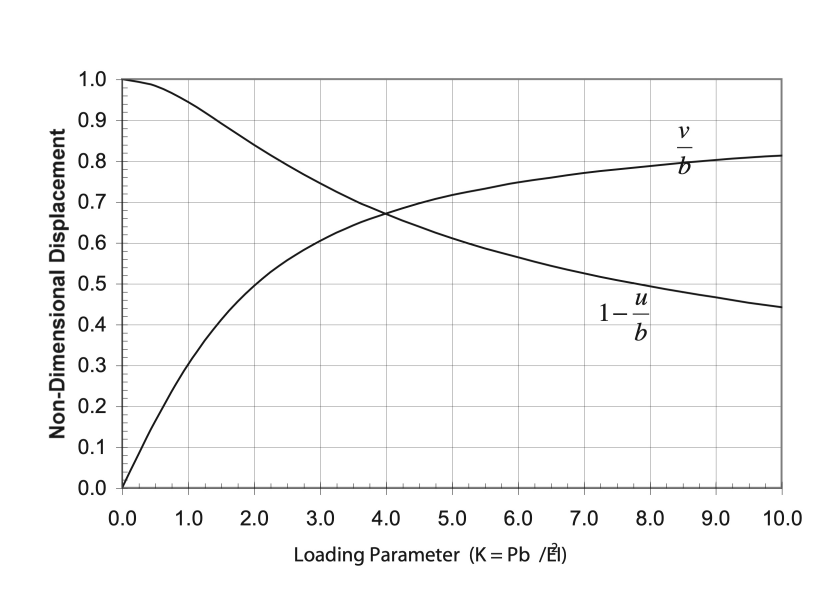
#> input picture AutoChart/auto_chart/original_image2.jpg, 2504 x 1826 px (shown at 1/3 size)
$ python -i extract_Image.py   (imports and definitions only)
#> lines starting #> are read from the running program, lines starting #| are printed output that depends on the picture; after the words box and inside, x2 and y2 are one past the last pixel; in counts of white or black regions, pixels touching at a corner belong together
import fitz  # PyMuPDF
import cv2
import numpy as np
import os
import io
from PIL import Image
import argparse
from pathlib import Path

# [40 lines left out: function pdf_to_images, not called in this run]

def detect_graphs_plots(image_path, output_dir, detection_dpi=35, dpi=200):
    """
    Detect and extract graphs/plots from an image using computer vision
    Two-pass approach: detect at low DPI, extract at high DPI

    Args:
        image_path (str): Path to the high-resolution image file
        output_dir (str): Directory to save extracted graphs
        detection_dpi (int): DPI to use for detection (lower for better accuracy)

    Returns:
        list: List of extracted graph image paths
    """
#> called with image_path = 'AutoChart/auto_chart/original_image2.jpg', output_dir = 'out.png', detection_dpi = 35, dpi = 200
    # Read high-resolution image
    img_high = cv2.imread(image_path)
#> img_high is the input picture: shape (1826, 2504, 3); min 14, max 255, mean 248.3
    if img_high is None:
        return []

    # Create low-resolution version for detection
    scale_factor = detection_dpi / 200  # Assuming original is 200 DPI
    new_width = int(img_high.shape[1] * scale_factor)
#> new_width = 438
    new_height = int(img_high.shape[0] * scale_factor)
#> new_height = 319
    img_low = cv2.resize(img_high, (new_width, new_height), interpolation=cv2.INTER_AREA)
    gray_low = cv2.cvtColor(img_low, cv2.COLOR_BGR2GRAY)

    extracted_graphs = []

    # Method 1: Detect rectangular regions (common for plots/graphs)
    # Apply edge detection on low-res image
    edges = cv2.Canny(gray_low, 30, 100, apertureSize=3)
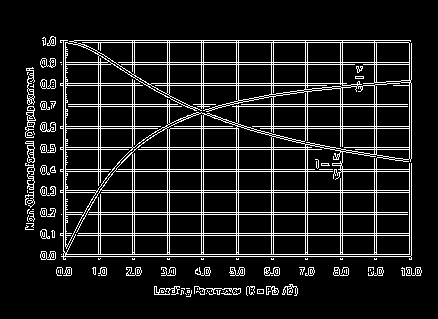
#> edges: shape (319, 438); 11.2% white in thin lines or dots, all inside (x1, y1, x2, y2) = (25, 36, 422, 297)

    # Dilate edges to connect nearby lines
    kernel = np.ones((2,2), np.uint8)
    dilated = cv2.dilate(edges, kernel, iterations=1)
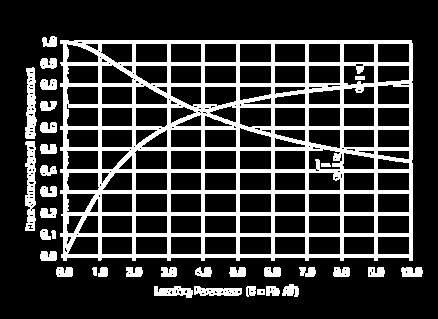
#> dilated: shape (319, 438); 22.5% white; 35 white regions

    # Find contours
    contours, _ = cv2.findContours(dilated, cv2.RETR_EXTERNAL, cv2.CHAIN_APPROX_SIMPLE)
#> contours = 33 contours; largest, box (x1, y1, x2, y2) and area: (60, 40, 413, 261) 75917, (25, 141, 36, 231) 660, (25, 67, 37, 139) 540, (194, 286, 242, 296) 314, (154, 286, 193, 298) 278

    # Filter contours by area and aspect ratio (typical for graphs)
    min_area = (img_low.shape[0] * img_low.shape[1]) * 0.02  # At least 2% of image
#> min_area = 2794.4
    max_area = (img_low.shape[0] * img_low.shape[1]) * 0.7   # At most 70% of image
#> max_area = 97805.4

    graph_candidates = []

    for i, contour in enumerate(contours):
        area = cv2.contourArea(contour)

        if min_area < area < max_area:
            # Get bounding rectangle
            x, y, w, h = cv2.boundingRect(contour)

            # Check aspect ratio (graphs are usually wider than tall)
            aspect_ratio = w / h

            # Filter by size and aspect ratio - more restrictive for low DPI
            if w > 20 and h > 20 and 0.3 < aspect_ratio < 4:
                # Check if region contains graph-like features
                if is_likely_graph(gray_low[y:y+h, x:x+w]):
                    graph_candidates.append((x, y, w, h, area))
#> this loop made 33 passes
#> (area, x, y, aspect_ratio, horizontal_score in is_likely_graph, vertical_score in is_likely_graph) on pass 32: (75917, 60, 40, 1.6, 1, 1)
#> area on passes 2 to 7: 98.5, 78.5, 314.5, 277.5, 127.5, 159
#> after the loop, graph_candidates = [(60, 40, 353, 221, 75917)]

    # Sort by area (largest first) and take top candidates
    graph_candidates.sort(key=lambda x: x[4], reverse=True)

    # Method 2: Look for grid patterns (common in graphs)
    # Detect horizontal and vertical lines with smaller kernels for low DPI
    horizontal_kernel = cv2.getStructuringElement(cv2.MORPH_RECT, (15, 1))
    vertical_kernel = cv2.getStructuringElement(cv2.MORPH_RECT, (1, 15))

    horizontal_lines = cv2.morphologyEx(gray_low, cv2.MORPH_OPEN, horizontal_kernel)
    vertical_lines = cv2.morphologyEx(gray_low, cv2.MORPH_OPEN, vertical_kernel)

    # Combine horizontal and vertical lines
    grid_lines = cv2.addWeighted(horizontal_lines, 0.5, vertical_lines, 0.5, 0)

    # Find regions with grid patterns
    grid_contours, _ = cv2.findContours(grid_lines, cv2.RETR_EXTERNAL, cv2.CHAIN_APPROX_SIMPLE)
#> grid_contours = [[[0, 0], [0, 318], [437, 318], [437, 0]]]

    for contour in grid_contours:
        area = cv2.contourArea(contour)
        if area > min_area:
            x, y, w, h = cv2.boundingRect(contour)
            if w > 20 and h > 20:
                # Check if it's actually a graph, not just text with lines
                region = gray_low[y:y+h, x:x+w]
                if is_likely_graph(region):
                    graph_candidates.append((x, y, w, h, area))
#> this loop made 1 pass
#> (contour, area, x, y, horizontal_score in is_likely_graph, vertical_score in is_likely_graph) on pass 1: ([[0, 0], [0, 318], [437, 318], [437, 0]], 138966, 0, 0, 1, 1)
#> pass 1, in is_likely_graph (call 2), `vertical_lines = cv2.morphologyEx(gray_region, cv2.MORPH_OPEN, vertica..`:
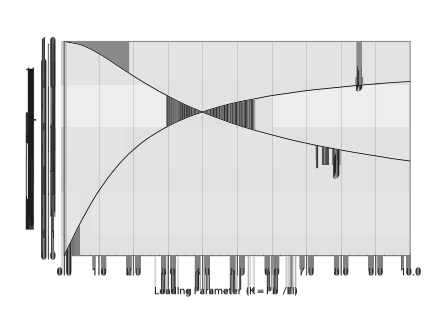
#> vertical_lines: shape (319, 438); min 24, max 255, mean 226.3
#> pass 1, in is_likely_graph (call 2), `num_labels, labels, stats, centroids = cv2.connectedComponentsWithStat..`:
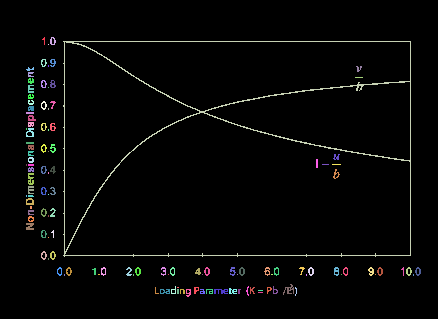
#> labels: shape (319, 438) int32; 125 distinct labels, from 0 to 124; one colour per label, 0 black
#> after the loop, graph_candidates = [(60, 40, 353, 221, 75917), (0, 0, 438, 319, 138966)]

    # Remove duplicates and overlapping regions
    final_candidates = []
    for candidate in graph_candidates:
        x, y, w, h, area = candidate
        is_duplicate = False

        for existing in final_candidates:
            ex, ey, ew, eh, _ = existing

            # Check for significant overlap
            overlap_x = max(0, min(x + w, ex + ew) - max(x, ex))
            overlap_y = max(0, min(y + h, ey + eh) - max(y, ey))
            overlap_area = overlap_x * overlap_y

            if overlap_area > 0.3 * min(w * h, ew * eh):
                is_duplicate = True
                break

        if not is_duplicate:
            final_candidates.append(candidate)
#> this loop made 2 passes
#> after the loop, final_candidates = [(60, 40, 353, 221, 75917)]

    # Convert coordinates back to high-resolution image
    scale_up = 1 / scale_factor
    final_candidates_high_res = []

    for x, y, w, h, area in final_candidates:
        x_high = int(x * scale_up)
        y_high = int(y * scale_up)
        w_high = int(w * scale_up)
        h_high = int(h * scale_up)
        final_candidates_high_res.append((x_high, y_high, w_high, h_high, area))
#> this loop made 1 pass
#> (x, y, w, h, area, x_high, y_high, w_high) on pass 1: (60, 40, 353, 221, 75917, 342, 228, 2017)
#> after the loop, final_candidates_high_res = [(342, 228, 2017, 1262, 75917)]

    # Extract and save the detected graphs from high-resolution image
    page_name = os.path.splitext(os.path.basename(image_path))[0]

    for i, (x, y, w, h, _) in enumerate(final_candidates_high_res[:5]):  # Limit to top 5
        # Add some padding (scaled for high-res)
        padding = int(20 * scale_up)
        x = max(0, x - padding)
        y = max(0, y - padding)
        w = min(img_high.shape[1] - x, w + 2 * padding)
        h = min(img_high.shape[0] - y, h + 2 * padding)

        # Extract the region from high-resolution image
        extracted_region = img_high[y:y+h, x:x+w]

        # Final check: ensure extracted region is likely a graph
        gray_region = cv2.cvtColor(extracted_region, cv2.COLOR_BGR2GRAY)
        if is_likely_graph(gray_region):
            # Save extracted graph
            graph_filename = f"{page_name}_graph_{i+1}.png"
            graph_path = os.path.join(output_dir, graph_filename)
            cv2.imwrite(graph_path, extracted_region)

            extracted_graphs.append(graph_path)
            print(f"Extracted graph: {graph_filename}")
#> this loop made 1 pass
#> (x, y, padding, horizontal_score in is_likely_graph, vertical_score in is_likely_graph, num_labels in is_likely_graph) on pass 1: (228, 114, 114, 1, 1, 75)
#| Extracted graph: original_image2_graph_1.png
#> pass 1, in detect_graphs_plots, `extracted_region = img_high[y:y+h, x:x+w]`:
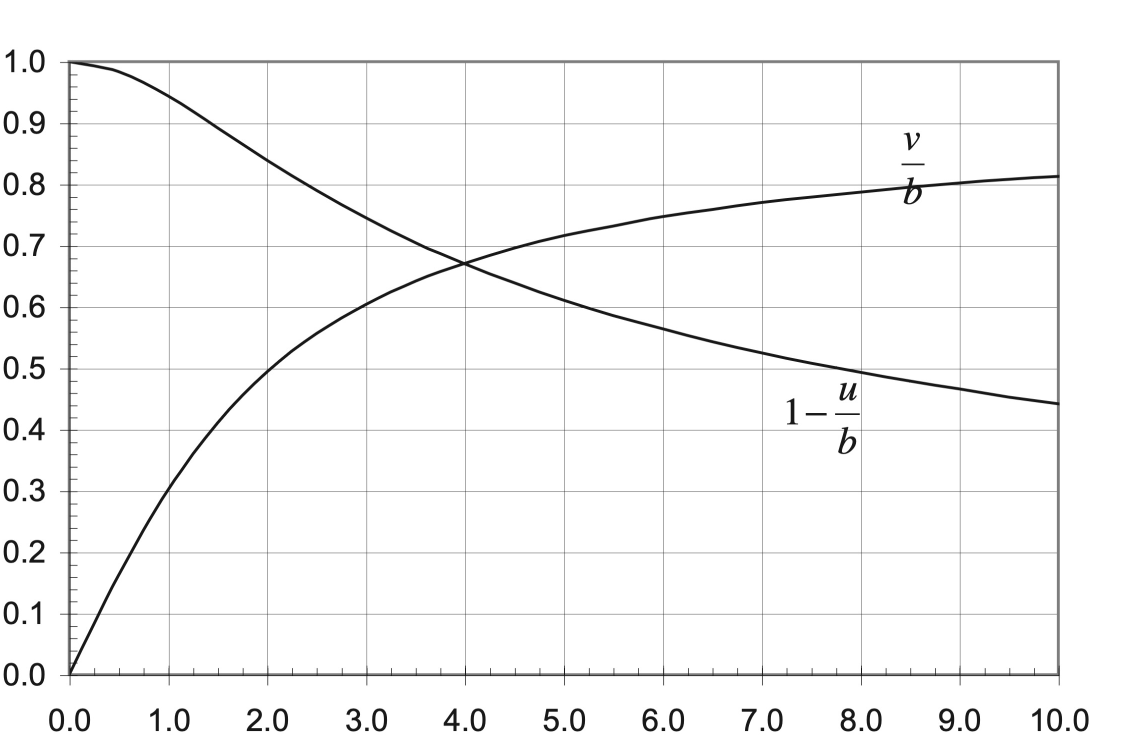
#> extracted_region: shape (1490, 2245, 3) (shown at 1/2 size); min 14, max 255, mean 247.8
#> pass 1, in is_likely_graph (call 3), `horizontal_lines = cv2.morphologyEx(gray_region, cv2.MORPH_OPEN, horiz..`:
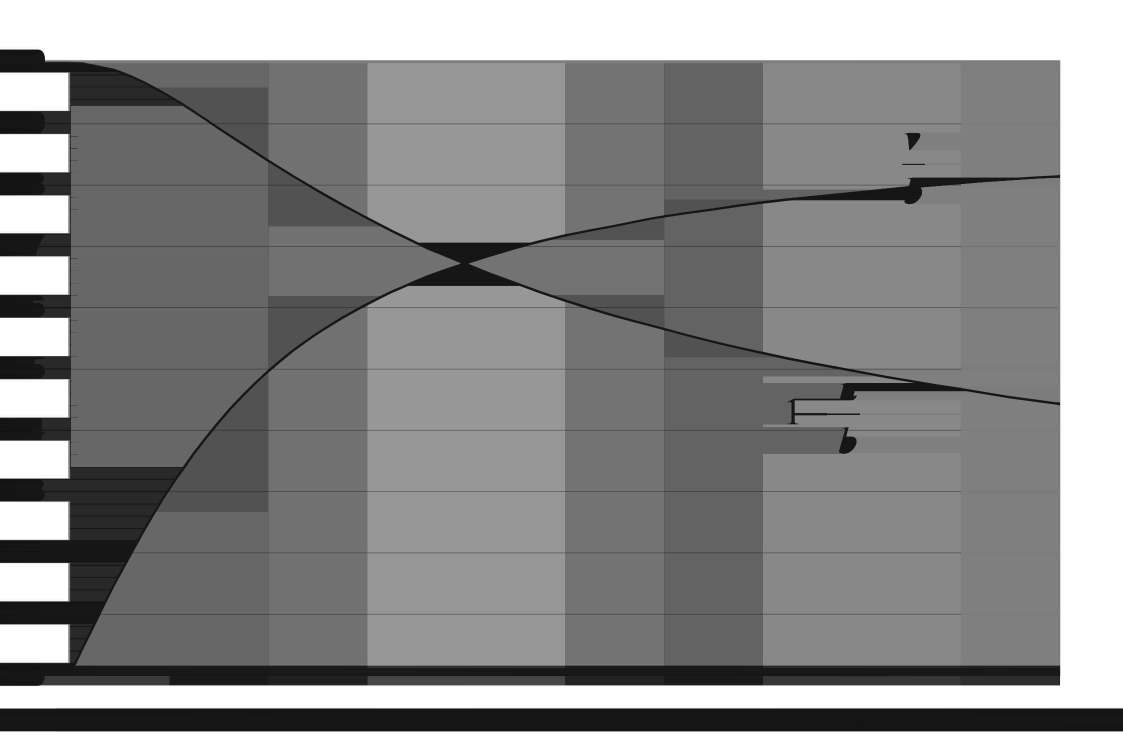
#> horizontal_lines: shape (1490, 2245) (shown at 1/2 size); min 14, max 255, mean 139.1
#> pass 1, in is_likely_graph (call 3), `vertical_lines = cv2.morphologyEx(gray_region, cv2.MORPH_OPEN, vertica..`:
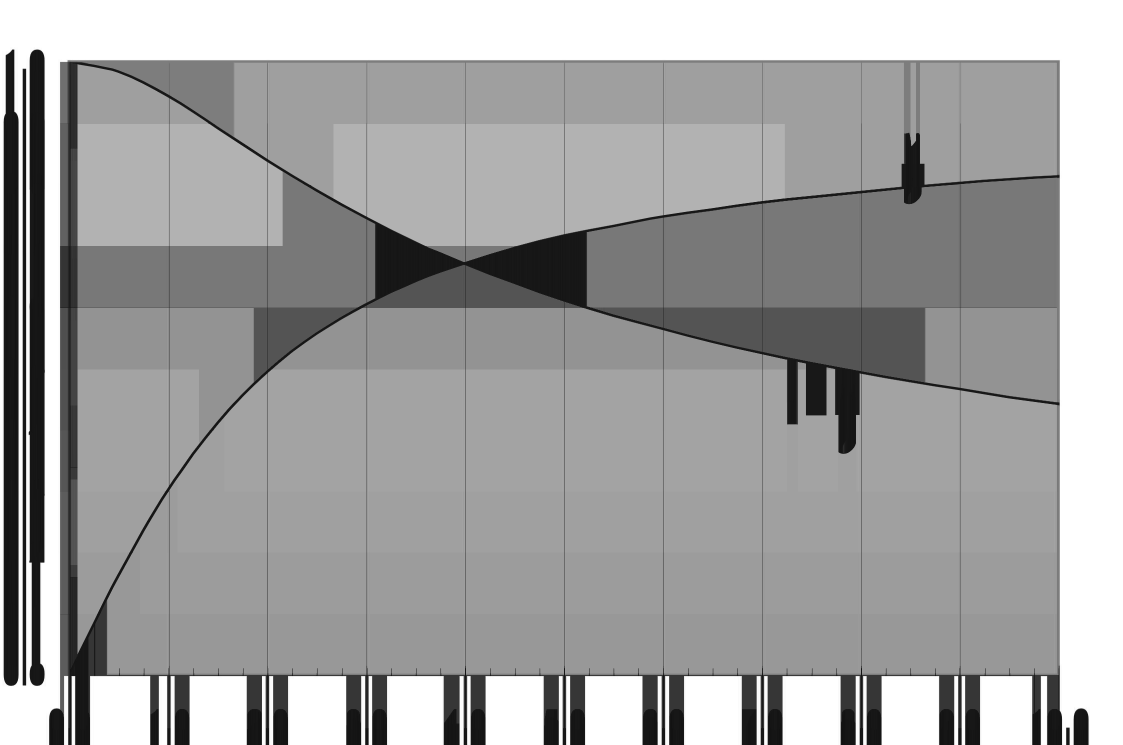
#> vertical_lines: shape (1490, 2245) (shown at 1/2 size); min 14, max 255, mean 162.5
#> after the loop, extracted_graphs = ['out.png/original_image2_graph_1.png']

    return extracted_graphs

def is_likely_graph(gray_region):
    """
    Determine if a region is likely to contain a graph rather than text

    Args:
        gray_region: Grayscale image region to analyze

    Returns:
        bool: True if likely a graph, False if likely text
    """
    if gray_region.size == 0:
        return False

    h, w = gray_region.shape

    # Skip very small regions
    if w < 50 or h < 50:
        return False

    # Check for line patterns typical of graphs
    # Look for horizontal lines (axes, grid lines)
    horizontal_kernel = cv2.getStructuringElement(cv2.MORPH_RECT, (max(w//10, 5), 1))
    horizontal_lines = cv2.morphologyEx(gray_region, cv2.MORPH_OPEN, horizontal_kernel)
    horizontal_score = np.sum(horizontal_lines > 0) / gray_region.size

    # Look for vertical lines (axes, grid lines)
    vertical_kernel = cv2.getStructuringElement(cv2.MORPH_RECT, (1, max(h//10, 5)))
    vertical_lines = cv2.morphologyEx(gray_region, cv2.MORPH_OPEN, vertical_kernel)
    vertical_score = np.sum(vertical_lines > 0) / gray_region.size

    # Check for text-like patterns (many small connected components)
    # Apply threshold to get binary image
    _, binary = cv2.threshold(gray_region, 0, 255, cv2.THRESH_BINARY_INV + cv2.THRESH_OTSU)

    # Find connected components
    num_labels, labels, stats, centroids = cv2.connectedComponentsWithStats(binary)

    # Count small components (typical of text characters)
    small_components = 0
    medium_components = 0

    for i in range(1, num_labels):  # Skip background
        area = stats[i, cv2.CC_STAT_AREA]
        width = stats[i, cv2.CC_STAT_WIDTH]
        height = stats[i, cv2.CC_STAT_HEIGHT]

        # Small components typical of text
        if 10 < area < 500 and width < w//5 and height < h//5:
            small_components += 1
        # Medium components could be graph elements
        elif 500 < area < (w * h * 0.1):
            medium_components += 1

    # Calculate density of small components (high for text)
    small_component_density = small_components / (w * h / 1000)

    # Decision logic
    has_lines = horizontal_score > 0.001 or vertical_score > 0.001
    is_not_dense_text = small_component_density < 2.0
    has_graph_elements = medium_components >= 1

    # Additional check: look for continuous lines (graph axes/curves)
    edges = cv2.Canny(gray_region, 30, 100)
    contours, _ = cv2.findContours(edges, cv2.RETR_EXTERNAL, cv2.CHAIN_APPROX_SIMPLE)

    long_lines = 0
    for contour in contours:
        if cv2.arcLength(contour, False) > min(w, h) * 0.3:  # Long relative to image size
            long_lines += 1

    has_long_lines = long_lines >= 1

    # Final decision: likely a graph if it has graph-like features and isn't dense text
    return (has_lines or has_long_lines or has_graph_elements) and is_not_dense_text

# [42 lines left out: function main, not called in this run]

# [2 lines not run here, left out]

# Example usage if running as a script:
# python extract_Image.py document.pdf --output-dir my_output --dpi 300 --format png

>>> result = detect_graphs_plots('AutoChart/auto_chart/original_image2.jpg', 'out.png')
#> result = ['out.png/original_image2_graph_1.png']
